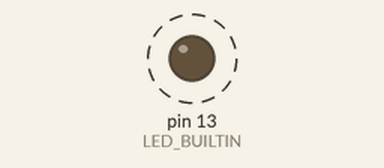
This sketch was run on a simulated Arduino Uno, built with avr-gcc and run on an emulated ATmega328P. On the bench: output pins drawn as LEDs (lit = HIGH). Dashed ring = blinking.

Above: at 0.2 s.
Timing chart, 0 to 3.0 s (numbered marks = the images above):
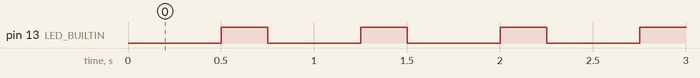

Measured:
- by itself, pin 13 (LED_BUILTIN): alternates HIGH for 0.25 s and LOW for 0.50 s

The sketch:

LED_Blink_Without_Delay.ino
```cpp
/*
  https://www.cheers2engineering.com/guided-projects/advanced-grades-9-12/arduino-advanced/arduino-blinking-light-without-delay

   LED Blinking Light - without delay
   ON Board LED - LED_BUILTIN

  */
// These variables store the flash pattern
// and the current state of the LED
int ledState = LOW;             // ledState used to set the LED
unsigned long previousMilli = 0;        // will store last time LED was updated
unsigned long currentMilli = 0;
long OnTime = 250;           // on-time in millisecond
long OffTime = 500;          // off-time in millisecond

// setup function - runs once when user press reset or power the board
void setup()
{
  // initialize digital pin LED_BUILTIN as an output.
  pinMode(LED_BUILTIN, OUTPUT);
}

// loop function runs over and over again
void loop()
{
  currentMilli = millis();
  // check previousMilli to see if it's time to change the state of the LED
  if((ledState == HIGH) && (currentMilli - previousMilli >= OnTime))
  {
    ledState = LOW;  // Turn LED off
    previousMilli = currentMilli;  // Remember the time
    digitalWrite(LED_BUILTIN, ledState);  // turn OFF the LED
  }
  else if ((ledState == LOW) && (currentMilli - previousMilli >= OffTime))
  {
    ledState = HIGH;  // turn LED ON
    previousMilli = currentMilli;   // Remember the time
    digitalWrite(LED_BUILTIN, ledState);	  // turn ON the LED
  }
}
```
